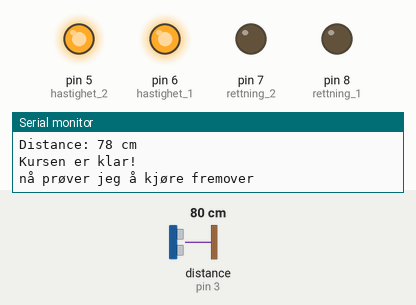
A sketch run on a simulated Arduino Uno, built with avr-gcc and run on an emulated ATmega328P. Shown: output pins drawn as LEDs (lit = HIGH), the last lines printed to the serial monitor. Wiring (inferred from the names in the program): ultrasonic range finder: trigger pin 2; echo pin 3. The inputs (shaded band) are chosen by the test bench; at power-on: distance to the obstacle (sensor on pin 3) 80 cm. The echo pulse lasts 58.3 µs per cm; pins used as bus, display or sensor lines are not drawn.

Above: at 1.2 s.
1.3 s: distance to the obstacle (sensor on pin 3) set to 23 cm
2.8 s: distance to the obstacle (sensor on pin 3) set to 19 cm
At 4.0 s:
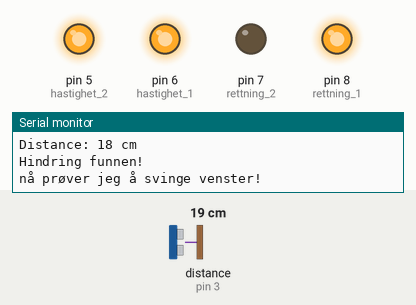
4.3 s: distance to the obstacle (sensor on pin 3) set to 2 cm
At 5.6 s:
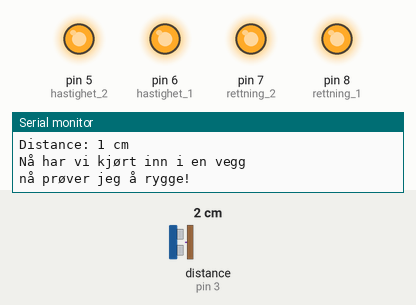
7.3 s: distance to the obstacle (sensor on pin 3) set to 35 cm
At 8.8 s:
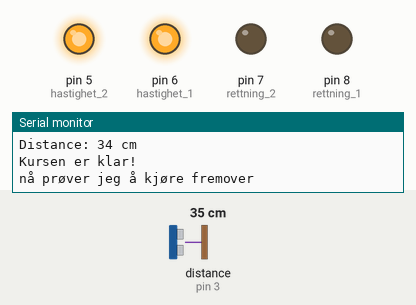
9.3 s: distance to the obstacle (sensor on pin 3) set to 4 cm
At 11.3 s:
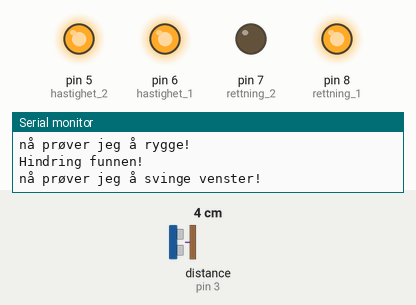
Timing chart, 0 to 12.8 s (numbered marks = the images above; inputs shaded):
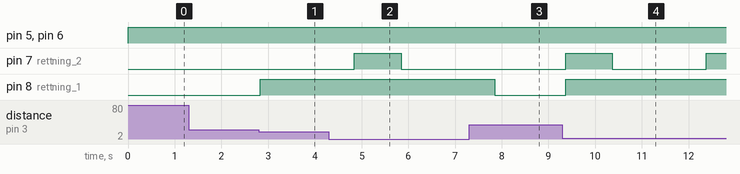

Measured:
- the behaviour switches between 22 and 21 cm on distance to the obstacle (sensor on pin 3) (found by bisection; images 0 and 1)
- after the input at 2.8 s, pin 8 (rettning_1): LOW → HIGH at once
- after the input at 4.3 s, pin 7 (rettning_2): LOW → HIGH after 0.54 s, → LOW 1.0 s later
- after the input at 7.3 s, pin 7 (rettning_2): stays LOW (without the input it goes to HIGH after 0.56 s); pin 8 (rettning_1): HIGH → LOW after 0.55 s
- after the input at 9.3 s, pin 7 (rettning_2): LOW → HIGH after 0.07 s, → LOW 1.0 s later, → HIGH 2.0 s later; pin 8 (rettning_1): LOW → HIGH after 0.07 s

The sketch:

simple_rover_med_ultrasound.ino
```cpp
//Spare rover motor-pin-nummer i variabler med navn vi husker
int hastighet_1 = 6; //Motor 1 hastighetskontroll
int hastighet_2 = 5; //Motor 2 hastighetskontroll
int rettning_1 = 8; //Motor 1 rettningkontroll
int rettning_2 = 7; //Motor 2 rettningkontroll
//Hvis rettningen ikke stemmer for deg, så kan du snu plass på kablerne til den motor som går feil vei eller endre LOW til HIGH i koden nederst.

// define pins for a HC-SR04, an Ultrasonic range finder sensor
const int trigPin = 2;
const int echoPin = 3;

//Pin 1 (TX) og 2 (RX) blir brukt til serikommunikasjon

void setup() {
  // gjør så at vi kan bruke motor-pinsa
  pinMode(hastighet_1, OUTPUT);
  pinMode(hastighet_2, OUTPUT);
  pinMode(rettning_1, OUTPUT);
  pinMode(rettning_2, OUTPUT);
  //Gjør så vi kan bruke pins koblet til sensorn
  pinMode(trigPin, OUTPUT); // Sets the trigPin as an Output
  pinMode(echoPin, INPUT); // Sets the echoPin as an Input
  // Starter seriekommunikajon via USB på pin 1 og 0
  Serial.begin(9600); //Husk BAUD 9600 på serial monitor, det er hastiheten på antall tegn i sekundet
}


void loop() {

  //MÅL AVSTAND med sensor
  // Pulses the trigPin; HIGH state for 10 micro seconds then LOW, this triggers the sound pulse.
  digitalWrite(trigPin, HIGH);
  delayMicroseconds(10);
  digitalWrite(trigPin, LOW);
  long  duration = pulseIn(echoPin, HIGH);  // Reads the echoPin and measures the time until it detects an echo, returns the sound wave travel time in microseconds
  int distance = duration * 0.034 / 2; // Calculating the distance from the time it took the soundwave to go back and forth: (duration * 0.034 cm/microsecond)/2
  // Prints the distance in cm on the Serial Monitor, for our amusement :)
  Serial.print("Distance: ");
  Serial.print(distance);
  Serial.println(" cm");
  //SLUTT PÅ SENSORKODE, nå har vi en oppdatert måling under variable-navn: distance

  if (distance < 10) { //If the distance is measured to be less than 10 cm, do this.
    Serial.println("Nå har vi kjørt inn i en vegg");
    bakover(); //Kjører all kode i funksjonen som heter bakover(), se nederst.
    delay(1000); //rygge i 1 sekund innen neste måling og kursendring
  }

  if (distance > 20) { //If the distance is measured to be more than 20 cm, do this.
    Serial.println("Kursen er klar!");
    fremover(); //Kjører all kode i funksjonen som heter fremover(), se nederst.
    delay(100); //vent 0.1 sekund innen neste måling og kursendring
  }
  else { //If the distance is measured to be less than 20 cm, do this.
    Serial.println("Hindring funnen!");
    sving_venster(); //Kjører all kode i funksjonen som heter sving_venster(), se nederst.
    delay(2000); //forstett å svinge i to sekunder innen neste endring
  }


} //Her slutter loopen


//HER KAN DU LAGE EGNE FUNKSJONER, kopier en å endre på inneholdet

void fremover() {
  Serial.println("nå prøver jeg å kjøre fremover");
  //kjør belte 1 fremover, full gass
  digitalWrite(rettning_1, LOW); //LOW betyr fremover!
  analogWrite(hastighet_1, 255); //255 er full gass! 100 er slow
  //kjør belte 2 fremover, full gass
  digitalWrite(rettning_2, LOW); //LOW betyr fremover!
  analogWrite(hastighet_2, 255); //255 er full gass! 100 er slow
}

void bakover() {
  Serial.println("nå prøver jeg å rygge!");
  //kjør belte 1 bakover, full gass
  digitalWrite(rettning_1, HIGH); //HIGH betyr bakover!
  analogWrite(hastighet_1, 255); //255 er full gass! 100 er slow
  //kjør belte 2 bakover, full gass
  digitalWrite(rettning_2, HIGH); //HIGH betyr bakover!
  analogWrite(hastighet_2, 255); //255 er full gass! 100 er slow
}

void sving_venster() {
  Serial.println("nå prøver jeg å svinge venster!");
  //kjør belte 1 bakover, full gass
  digitalWrite(rettning_1, HIGH); //HIGH betyr bakover!
  analogWrite(hastighet_1, 255); //255 er full gass! 100 er slow
  //kjør belte 2 fremover, full gass
  digitalWrite(rettning_2, LOW); //LOW betyr fremover!
  analogWrite(hastighet_2, 255); //255 er full gass! 100 er slow
}
```
